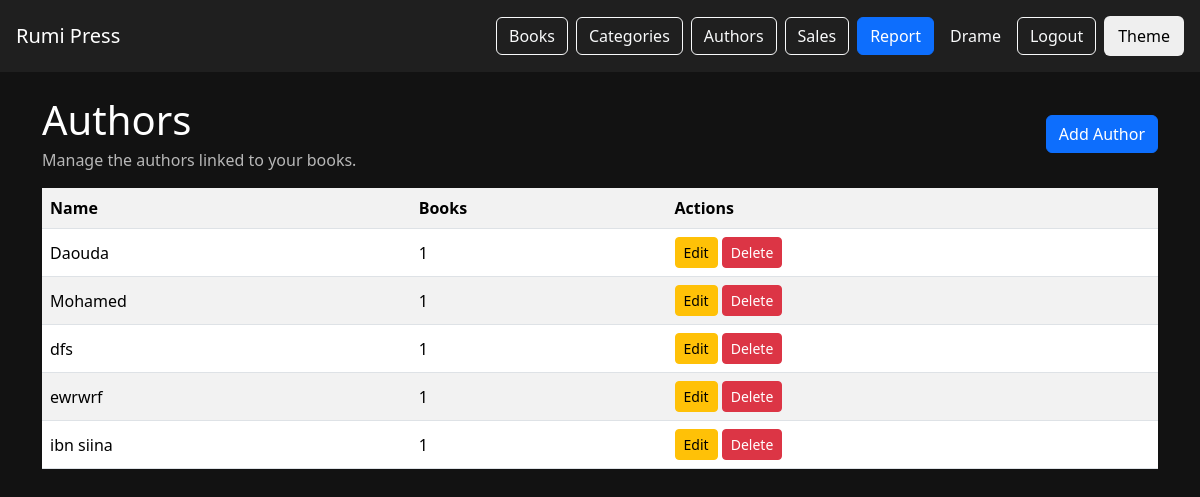
Page /authors/ (signed in) on the committed database.
### books/models.py (models this page shows, shortened)
class Author(models.Model):
    name = models.CharField(max_length=200, unique=True)
    class Meta:
        ordering = ["name"]

### books/views.py (the view)
# urls.py: path("authors/", views.author_list, name="author_list"),
@login_required
@permission_required("books.view_author", raise_exception=True)
def author_list(request):
    authors = Author.objects.annotate(book_count=Count("books")).order_by("name")
    return render(request, "books/author_list.html", {"authors": authors})

### books/templates/books/author_list.html
{% extends "base.html" %}
{% block content %}
<div class="d-flex justify-content-between align-items-center mb-3">
<div>
<h1 class="mb-1">Authors</h1>
<p class="muted-text mb-0">
Manage the authors linked to your books.
</p>
</div>
{% if perms.books.add_author %}
<a class="btn btn-primary" href="{% url 'author_create' %}">
Add Author
</a>
{% endif %}
</div>
<div class="table-responsive">
<table class="table table-striped align-middle">
<tr>
<th>Name</th>
<th>Books</th>
<th>Actions</th>
</tr>
{% for author in authors %}
<tr>
<td>{{ author.name }}</td>
<td>{{ author.book_count }}</td>
<td>
{% if perms.books.change_author %}
<a class="btn btn-warning btn-sm" href="{% url 'author_update' author.id %}">
Edit
</a>
{% endif %}
{% if perms.books.delete_author %}
<a class="btn btn-danger btn-sm" href="{% url 'author_delete' author.id %}">
Delete
</a>
{% endif %}
</td>
</tr>
{% empty %}
<tr>
<td colspan="3" class="text-center muted-text py-4">
No authors yet.
</td>
</tr>
{% endfor %}
</table>
</div>
{% endblock %}

### templates/base.html (shortened to what this page needs)
<!DOCTYPE html>
<html>
<head>
<link
href="https://cdn.jsdelivr.net/npm/bootstrap@5.3.3/dist/css/bootstrap.min.css"
rel="stylesheet">
</head>
<body>
<nav class="navbar p-3">
<a class="navbar-brand" href="{% url 'book_list' %}">
Rumi Press
</a>
<div class="d-flex gap-2 align-items-center">
{% if user.is_authenticated %}
{% if perms.books.view_book %}
<a class="btn btn-outline-light" href="{% url 'book_list' %}">
Books
</a>
{% endif %}
{% if perms.books.view_category %}
<a class="btn btn-outline-light" href="{% url 'category_list' %}">
Categories
</a>
{% endif %}
{% if perms.books.view_author %}
<a class="btn btn-outline-light" href="{% url 'author_list' %}">
Authors
</a>
{% endif %}
{% if perms.books.view_sale %}
<a class="btn btn-outline-light" href="{% url 'sale_list' %}">
Sales
</a>
{% endif %}
{% if perms.books.view_book %}
<a class="btn btn-primary" href="{% url 'report' %}">
Report
</a>
{% endif %}
<span class="navbar-text text-light px-2">
{{ user.username }}
</span>
<form method="post" action="{% url 'logout' %}" class="m-0">
<button class="btn btn-outline-light">
Logout
</button>
</form>
{% else %}
<a class="btn btn-outline-light" href="{% url 'login' %}">
Login
</a>
{% endif %}
<button class="theme-btn" onclick="changeTheme()">
Theme
</button>
</div>
</nav>
<div class="container mt-4">
{% block content %}
{% endblock %}
</div>
</body>
</html>

### templates/base.html (style rules this page uses)
body { background:#121212; color:white; transition:0.3s; }
.navbar { background:#1f1f1f !important; }
.card, .table, .filter-panel, .page-panel { background:#222; color:white; }
.theme-btn { border:none; border-radius:6px; padding:8px 14px; }
.navbar-brand { color:white !important; }
.muted-text { color:#b7b7b7; }

### rows in the picture
Author: name "Daouda", book_count "1"
Author: name "Mohamed", book_count "1"
Author: name "dfs", book_count "1"
Author: name "ewrwrf", book_count "1"
Author: name "ibn siina", book_count "1"

### other values in the picture
{{ user.username }} "Drame"
